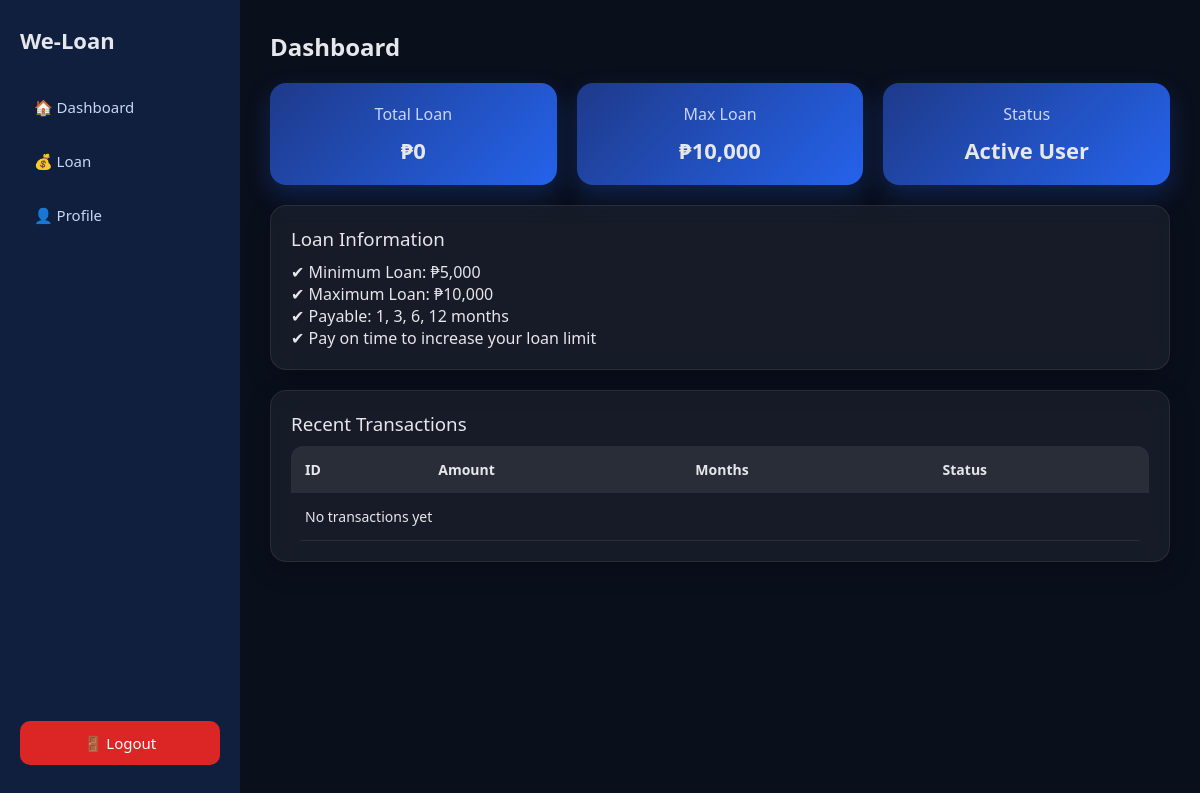
The app's page /basic_user/dashboard.php (signed in), older data.
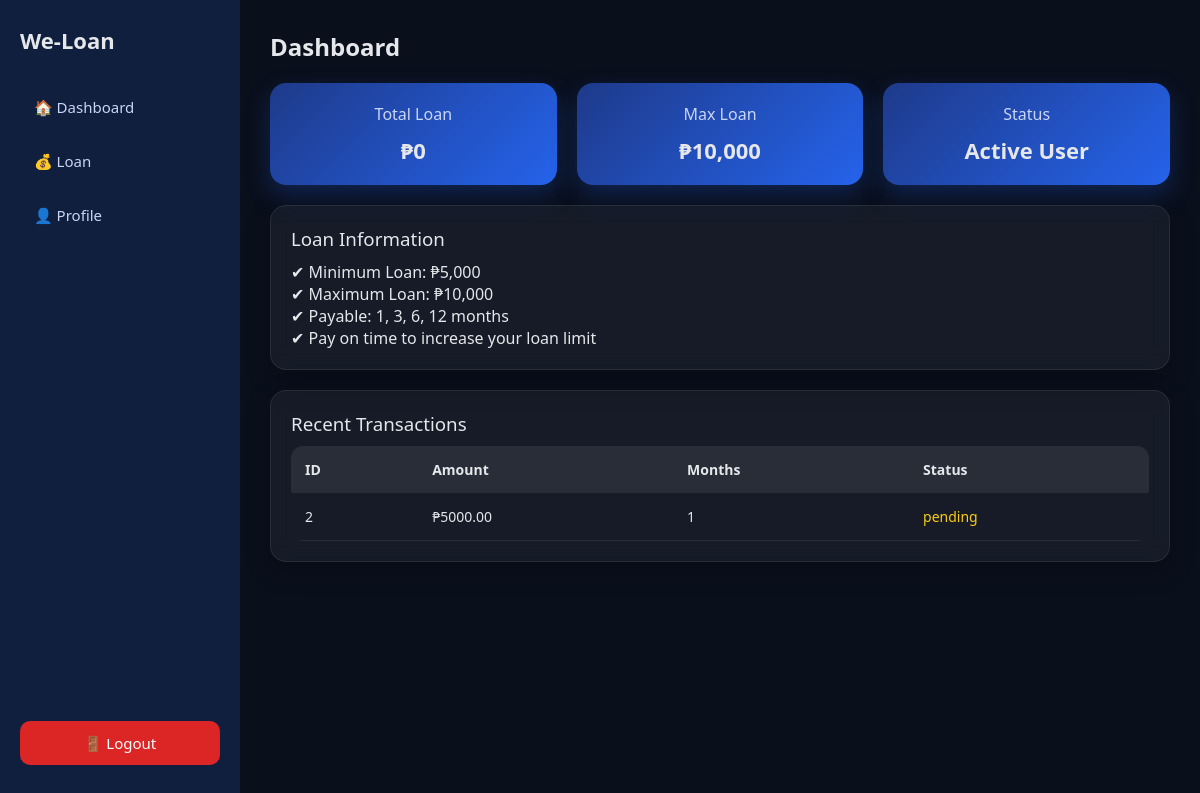
The same page, newer data.
### tables this page shows
CREATE TABLE `loan_transactions` (
  `no` int(11) NOT NULL,
  `tx_id` varchar(20) NOT NULL COMMENT 'Random unique e.g. LN-YYYYMMDD-XXXX',
  `user_id` int(11) NOT NULL,
  `type` enum('apply','increase') NOT NULL,
  `amount` decimal(10,2) DEFAULT NULL,
  `tenure_months` int(11) DEFAULT NULL,
  `status` enum('pending','approved','rejected') DEFAULT 'pending',
  `admin_note` text DEFAULT NULL,
  `created_at` timestamp NOT NULL DEFAULT current_timestamp()
);

### basic_user/dashboard.php (the view, shortened to what this page needs)
<?php
require_once __DIR__ . '/../db_connect_new.php';
$user_id = $_SESSION['user_id'];
$transactions = $pdo->prepare("
    SELECT * FROM loan_transactions
    WHERE user_id=?
    ORDER BY no DESC LIMIT 5
");
$transactions->execute([$user_id]);
$totalLoan = $pdo->prepare("SELECT SUM(amount) FROM loan_transactions WHERE user_id=? AND status='Approved'");
$totalLoan->execute([$user_id]);
$totalLoan = $totalLoan->fetchColumn() ?? 0;
?>
<!DOCTYPE html>
<html>
<head>
<link rel="stylesheet" href="dashboard.css">
</head>
<body>
<div class="container">
<?php include 'sidebar.php'; ?>
<div class="main">
<h2>Dashboard</h2>
<div class="cards">
<div class="card-box">
<h3>Total Loan</h3>
<p>₱<?php echo number_format($totalLoan); ?></p>
</div>
<div class="card-box">
<h3>Max Loan</h3>
<p>₱10,000</p>
</div>
<div class="card-box">
<h3>Status</h3>
<p>Active User</p>
</div>
</div>
<div class="card">
<h3>Loan Information</h3>
<p>✔ Minimum Loan: ₱5,000</p>
<p>✔ Maximum Loan: ₱10,000</p>
<p>✔ Payable: 1, 3, 6, 12 months</p>
<p>✔ Pay on time to increase your loan limit</p>
</div>
<div class="card">
<h3>Recent Transactions</h3>
<table>
<tr>
<th>ID</th>
<th>Amount</th>
<th>Months</th>
<th>Status</th>
</tr>
<?php if($transactions->rowCount() > 0): ?>
<?php foreach($transactions as $t): ?>
<tr>
<td><?php echo $t['no']; ?></td>
<td>₱<?php echo $t['amount']; ?></td>
<td><?php echo $t['tenure_months']; ?></td>
<td class="<?php echo strtolower($t['status']); ?>">
<?php echo $t['status']; ?>
</td>
</tr>
<?php endforeach; ?>
<?php else: ?>
<tr><td colspan="4">No transactions yet</td></tr>
<?php endif; ?>
</table>
</div>
</div>
</div>
</body>
</html>

Row changes from the older to the newer data that the page shows:
added loan_transactions: no "2", amount "5000.00", tenure_months "1", status "pending"
Text that changed along with them:
text no longer shown: "No transactions yet"
